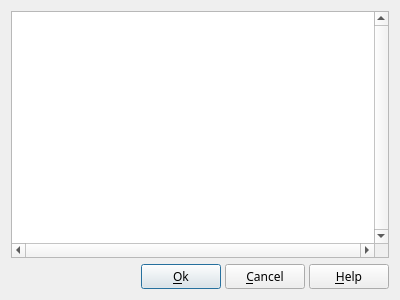
<?xml version="1.0" encoding="UTF-8"?>
<ui version="4.0">
 <class>QCustomGetFolder</class>
 <widget class="QDialog" name="QCustomGetFolder">
  <property name="geometry">
   <rect>
    <x>0</x>
    <y>0</y>
    <width>400</width>
    <height>300</height>
   </rect>
  </property>
  <property name="font">
   <font>
    <family>Sans Serif</family>
    <pointsize>9</pointsize>
   </font>
  </property>
  <property name="windowTitle">
   <string>Select a folder</string>
  </property>
  <layout class="QVBoxLayout" name="verticalLayout">
   <item>
    <widget class="QCustomFolderTree" name="FolderTree">
     <property name="sizePolicy">
      <sizepolicy hsizetype="Expanding" vsizetype="Expanding">
       <horstretch>0</horstretch>
       <verstretch>0</verstretch>
      </sizepolicy>
     </property>
     <property name="verticalScrollBarPolicy">
      <enum>Qt::ScrollBarAlwaysOn</enum>
     </property>
     <property name="horizontalScrollBarPolicy">
      <enum>Qt::ScrollBarAlwaysOn</enum>
     </property>
     <property name="editTriggers">
      <set>QAbstractItemView::NoEditTriggers</set>
     </property>
     <property name="showDropIndicator" stdset="0">
      <bool>false</bool>
     </property>
     <property name="selectionBehavior">
      <enum>QAbstractItemView::SelectItems</enum>
     </property>
     <property name="textElideMode">
      <enum>Qt::ElideNone</enum>
     </property>
     <property name="horizontalScrollMode">
      <enum>QAbstractItemView::ScrollPerPixel</enum>
     </property>
     <property name="indentation">
      <number>15</number>
     </property>
     <property name="uniformRowHeights">
      <bool>true</bool>
     </property>
     <property name="itemsExpandable">
      <bool>true</bool>
     </property>
     <property name="animated">
      <bool>false</bool>
     </property>
     <property name="expandsOnDoubleClick">
      <bool>true</bool>
     </property>
     <attribute name="headerVisible">
      <bool>false</bool>
     </attribute>
     <column>
      <property name="text">
       <string notr="true">1</string>
      </property>
     </column>
    </widget>
   </item>
   <item>
    <layout class="QHBoxLayout" name="horizontalLayout">
     <property name="spacing">
      <number>4</number>
     </property>
     <item>
      <spacer name="horizontalSpacer">
       <property name="orientation">
        <enum>Qt::Horizontal</enum>
       </property>
       <property name="sizeHint" stdset="0">
        <size>
         <width>40</width>
         <height>20</height>
        </size>
       </property>
      </spacer>
     </item>
     <item>
      <widget class="QPushButton" name="OkBt">
       <property name="toolTip">
        <string>Accept modification and exit dialog box</string>
       </property>
       <property name="text">
        <string>&amp;Ok</string>
       </property>
       <property name="icon">
        <iconset resource="../../RSCffDiaporama.qrc">
         <normaloff>:/img/action_ok.png</normaloff>:/img/action_ok.png</iconset>
       </property>
      </widget>
     </item>
     <item>
      <widget class="QPushButton" name="CancelBt">
       <property name="toolTip">
        <string>Cancel modification and exit dialog box</string>
       </property>
       <property name="text">
        <string>&amp;Cancel</string>
       </property>
       <property name="icon">
        <iconset resource="../../RSCffDiaporama.qrc">
         <normaloff>:/img/action_cancel.png</normaloff>:/img/action_cancel.png</iconset>
       </property>
      </widget>
     </item>
     <item>
      <widget class="QPushButton" name="HelpBT">
       <property name="toolTip">
        <string>Open help page describing this dialog box</string>
       </property>
       <property name="text">
        <string>&amp;Help</string>
       </property>
       <property name="icon">
        <iconset resource="../../RSCffDiaporama.qrc">
         <normaloff>:/img/help.png</normaloff>:/img/help.png</iconset>
       </property>
       <property name="shortcut">
        <string>F1</string>
       </property>
      </widget>
     </item>
    </layout>
   </item>
  </layout>
 </widget>
 <customwidgets>
  <customwidget>
   <class>QCustomFolderTree</class>
   <extends>QTreeWidget</extends>
   <header>../sharedfiles/QCustomFolderTree.h</header>
  </customwidget>
 </customwidgets>
 <resources>
  <include location="../../RSCffDiaporama.qrc"/>
  <include location="../../RSCffDiaporama.qrc"/>
 </resources>
 <connections/>
</ui>
